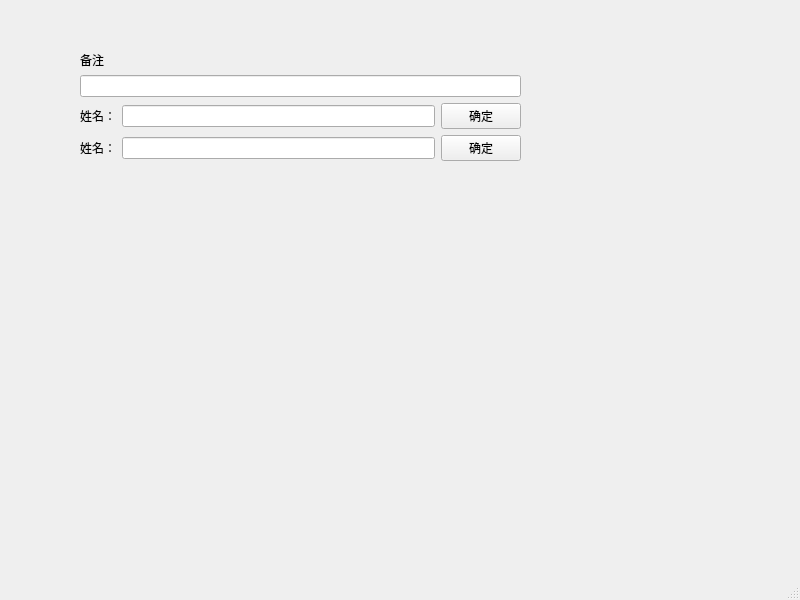
<?xml version="1.0" encoding="UTF-8"?>
<ui version="4.0">
 <class>MainWindow</class>
 <widget class="QMainWindow" name="MainWindow">
  <property name="geometry">
   <rect>
    <x>0</x>
    <y>0</y>
    <width>800</width>
    <height>600</height>
   </rect>
  </property>
  <property name="windowTitle">
   <string>MainWindow</string>
  </property>
  <widget class="QWidget" name="centralwidget">
   <widget class="QWidget" name="">
    <property name="geometry">
     <rect>
      <x>80</x>
      <y>50</y>
      <width>441</width>
      <height>111</height>
     </rect>
    </property>
    <layout class="QVBoxLayout" name="verticalLayout">
     <item>
      <widget class="QLabel" name="label">
       <property name="text">
        <string>备注</string>
       </property>
      </widget>
     </item>
     <item>
      <widget class="QLineEdit" name="lineEdit"/>
     </item>
     <item>
      <layout class="QHBoxLayout" name="horizontalLayout">
       <item>
        <widget class="QLabel" name="label_2">
         <property name="text">
          <string>姓名：</string>
         </property>
        </widget>
       </item>
       <item>
        <widget class="QLineEdit" name="lineEdit_2"/>
       </item>
       <item>
        <widget class="QPushButton" name="pushButton_2">
         <property name="text">
          <string>确定</string>
         </property>
        </widget>
       </item>
      </layout>
     </item>
     <item>
      <layout class="QHBoxLayout" name="horizontalLayout_2">
       <item>
        <widget class="QLabel" name="label_3">
         <property name="text">
          <string>姓名：</string>
         </property>
        </widget>
       </item>
       <item>
        <widget class="QLineEdit" name="lineEdit_3"/>
       </item>
       <item>
        <widget class="QPushButton" name="pushButton_3">
         <property name="text">
          <string>确定</string>
         </property>
        </widget>
       </item>
      </layout>
     </item>
    </layout>
   </widget>
  </widget>
  <widget class="QMenuBar" name="menubar">
   <property name="geometry">
    <rect>
     <x>0</x>
     <y>0</y>
     <width>800</width>
     <height>23</height>
    </rect>
   </property>
  </widget>
  <widget class="QStatusBar" name="statusbar"/>
 </widget>
 <resources/>
 <connections/>
</ui>
